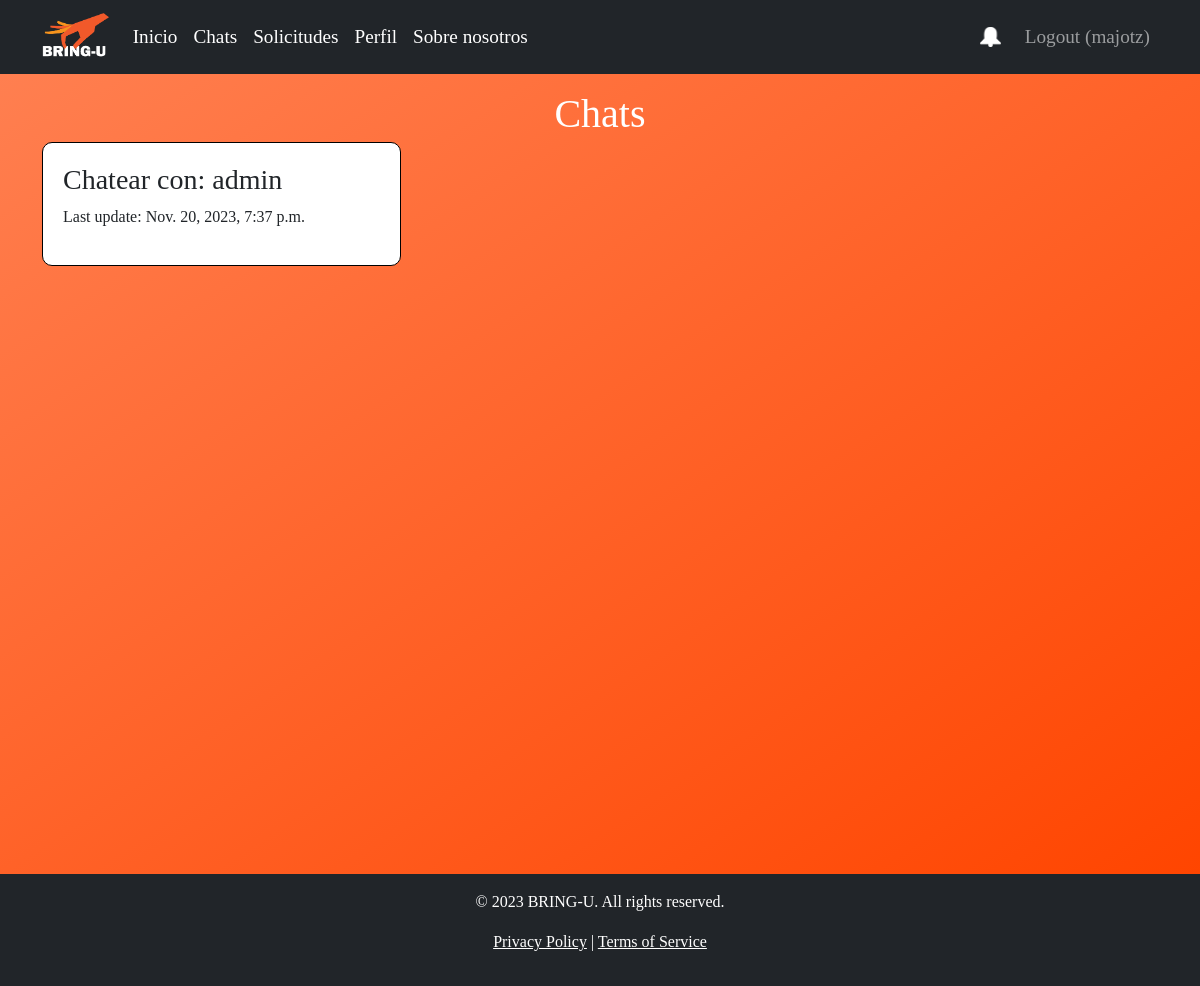
/chat/ (signed in), run on an earlier commit of the app's database.
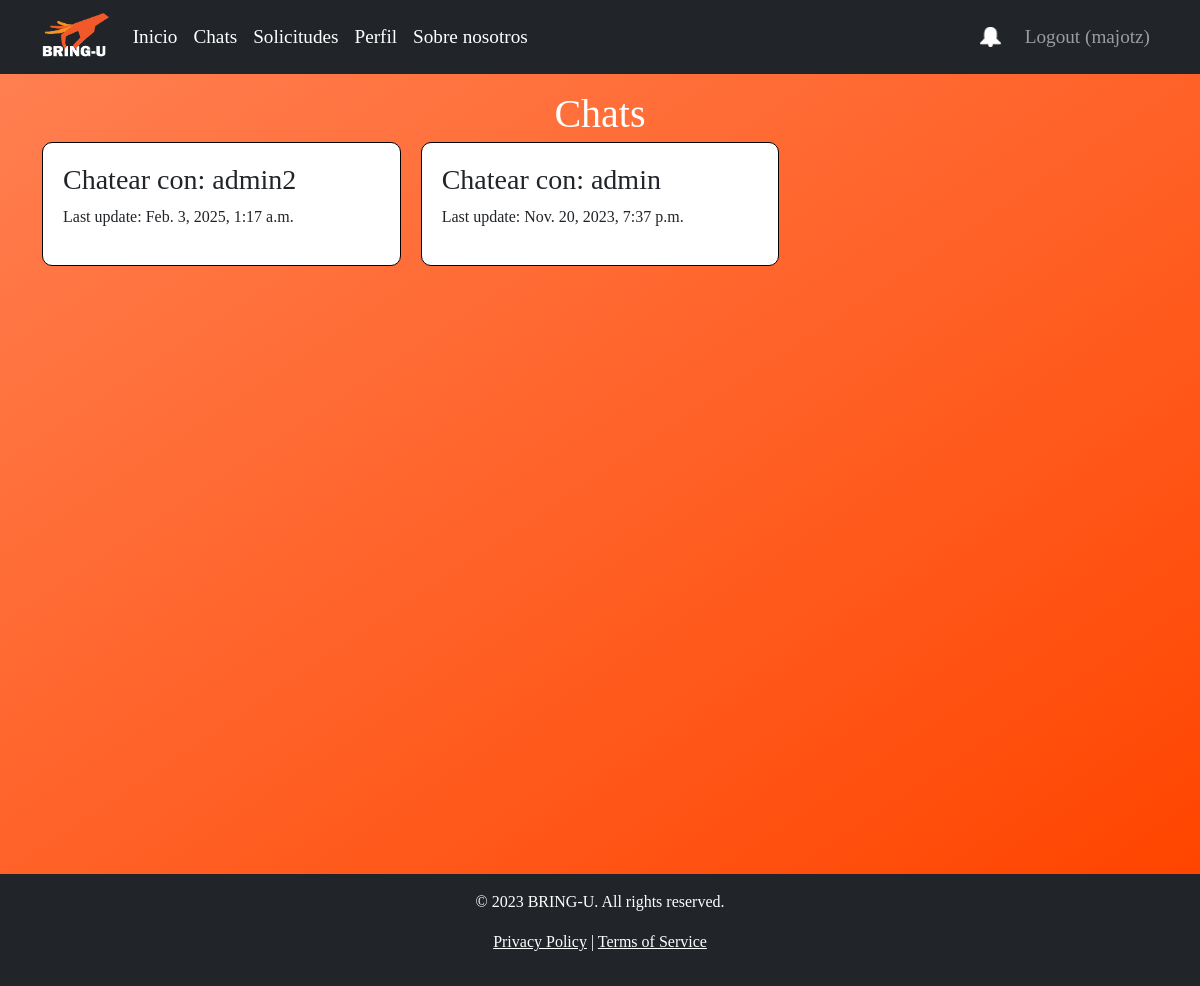
And on a later commit of the database.
### chat/models.py (models this page shows)
class Chat(models.Model):
    id_chat = models.AutoField(primary_key=True)
    fk_id_delivery = models.ForeignKey(Delivery, on_delete=models.CASCADE)
    last_update = models.DateTimeField(auto_now=True)

### bring_u/models.py (models this page shows)
class Delivery(models.Model):
    id_delivery = models.AutoField(primary_key=True)
    fk_id_request = models.ForeignKey(Request, on_delete=models.CASCADE)
    fk_id_client = models.ForeignKey(UserProfile, on_delete=models.CASCADE, related_name='client_deliveries', default=None)
    fk_id_delivery_man = models.ForeignKey(UserProfile, on_delete=models.CASCADE, related_name='delivery_man_deliveries')
    time = models.TimeField(auto_now=True)
    finished = models.BooleanField(default=False)

### accounts/models.py (models this page shows)
class UserProfile(AbstractUser):
    id = models.AutoField(primary_key=True)
    is_service_prov = models.BooleanField(default=False)
    first_name = models.CharField(max_length=100)
    last_name = models.CharField(max_length=100)
    username = models.CharField(max_length=15, unique=True)
    tel = models.IntegerField(null=True)
    profile_pic = models.ImageField(upload_to=upload_to, blank=True, null=True, default='photoprofile.jpg')
    email = models.EmailField()
    def __str__(self):
        return self.username

### chat/views.py (the view)
# urls.py: path('', views.Chats, name='chats'),
@login_required
def Chats(request):
    user = request.user
    current_user = UserProfile.objects.get(username=user)
    chats = []
    if current_user:
        chats = Chat.objects.filter(
            Q(fk_id_delivery__fk_id_delivery_man=current_user) | Q(fk_id_delivery__fk_id_client=current_user)
        )
    context = {
        'chats':chats,
        'username': current_user
    }
    return render(request, 'chats.html', context)

### chat/templates/chats.html (shortened to what this page needs)
{% extends 'base.html' %}
{% load static %}
{% block head %}
<link rel="stylesheet" type="text/css" href="{% static 'css/chat/chats.css' %}">
{% endblock head %}
{% block content %}
<h1 class="chats-title text-center pt-3 text-white">Chats</h1>
<div class="container mt-1" id="main-container">
    <div class="row">
        <div class="col" id="chat-list">
            <ul id="container-chats">
                {% for chat in chats %}
                    <li class="open-chat" data-chat-id="{{ chat.id_chat }}">
                        <h3>Chatear con: {% if chat.fk_id_delivery.fk_id_delivery_man == username %}{{ chat.fk_id_delivery.fk_id_client }}{% else %}{{ chat.fk_id_delivery.fk_id_delivery_man }}{% endif %}</h3>
                        <p>Last update: {{ chat.last_update }}</p>
                    </li>
                {% endfor %}
            </ul>
        </div>
    </div>
</div>
{% endblock content %}

What changed in the data, as far as the page shows it:
added Chat: fk_id_delivery.fk_id_client "admin2", last_update "Feb. 3, 2025, 1:17 a.m."
